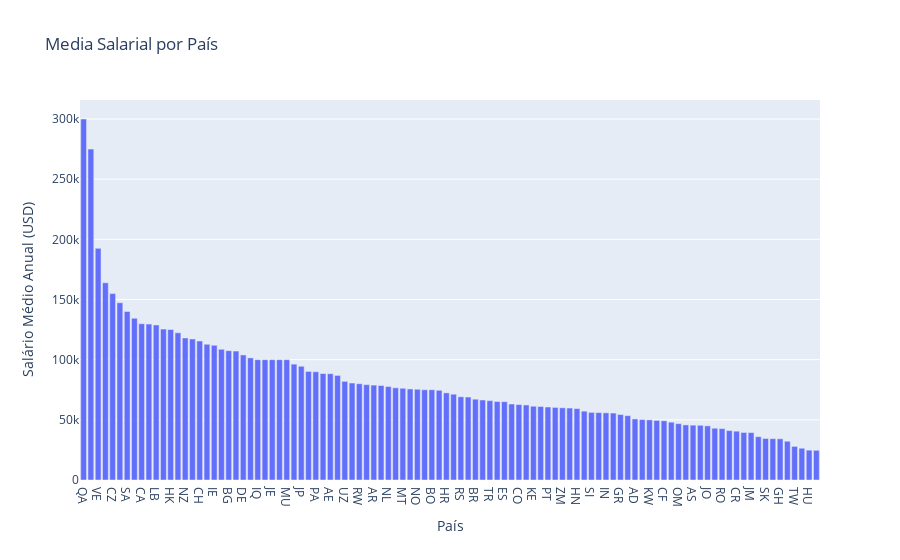

Notebook cell for this chart:
### Code cell
pais_media_salarial = df_limpo.groupby('residencia')['usd'].mean().sort_values(ascending=False).reset_index() #reset index reseta os valores e pega so o nome da coluna

figura = px.bar(pais_media_salarial, 
                x='residencia', 
                y='usd',
                title='Media Salarial por País',
                labels={'residencia': 'País', 'usd': 'Salário Médio Anual (USD)'})
figura.show()

### Figure 1 — Plotly figure (JSON) as saved in the notebook; plotly's stock layout.template omitted (floating-point values rounded to 4 significant figures)
{"data": [{"hovertemplate": "País=%{x}<br>Salário Médio Anual (USD)=%{y}<extra></extra>", "legendgroup": "", "marker": {"color": "#636efa", "pattern": {"shape": ""}}, "name": "", "orientation": "v", "showlegend": false, "textposition": "auto", "type": "bar", "x": ["QA", "CD", "VE", "US", "CZ", "IL", "SA", "PR", "CA", "AU", "LB", "CN", "HK", "SG", "NZ", "EG", "CH", "MY", "IE", "BE", "BG", "UA", "DE", "SE", "IQ", "IR", "JE", "BM", "MU", "GB", "JP", "TN", "PA", "KR", "AE", "MX", "UZ", "IT", "RW", "RU", "AR", "DK", "NL", "PL", "MT", "LS", "NO", "BA", "BO", "LU", "HR", "FR", "RS", "FI", "BR", "MD", "TR", "ZA", "ES", "CL", "CO", "ID", "KE", "MK", "PT", "AT", "ZM", "LT", "HN", "VN", "SI", "PE", "IN", "NG", "GR", "GE", "AD", "CY", "KW", "EE", "CF", "DZ", "OM", "LV", "AS", "AM", "JO", "PK", "RO", "XK", "CR", "DO", "JM", "UG", "SK", "PH", "GH", "TH", "TW", "SV", "HU", "EC"], "xaxis": "x", "y": [300000.0, 275000.0, 192500.0, 163900.0, 154900.0, 147300.0, 140000.0, 134400.0, 129900.0, 129600.0, 128800.0, 125400.0, 125000.0, 122300.0, 118100.0, 117200.0, 115500.0, 112800.0, 111900.0, 108600.0, 107500.0, 107100.0, 103900.0, 101500.0, 100000.0, 100000.0, 100000.0, 100000.0, 100000.0, 96280.0, 94510.0, 90230.0, 89980.0, 88480.0, 88330.0, 86920.0, 82000.0, 80590.0, 80000.0, 79240.0, 78860.0, 78530.0, 77660.0, 76600.0, 76230.0, 75660.0, 75400.0, 75000.0, 75000.0, 74540.0, 72410.0, 71300.0, 69150.0, 68950.0, 67160.0, 66500.0, 65940.0, 65200.0, 65100.0, 63160.0, 62670.0, 62360.0, 61290.0, 61090.0, 60660.0, 60310.0, 60000.0, 59800.0, 59330.0, 57200.0, 56170.0, 56040.0, 55820.0, 55640.0, 54410.0, 53500.0, 50740.0, 50240.0, 50000.0, 49510.0, 49220.0, 48070.0, 46850.0, 45790.0, 45560.0, 45450.0, 45000.0, 43030.0, 42700.0, 41050.0, 40570.0, 39500.0, 39400.0, 36000.0, 34500.0, 34350.0, 34250.0, 32230.0, 27920.0, 26400.0, 24820.0, 24670.0], "yaxis": "y"}], "layout": {"barmode": "relative", "legend": {"tracegroupgap": 0}, "title": {"text": "Media Salarial por País"}, "xaxis": {"anchor": "y", "domain": [0, 1], "title": {"text": "País"}}, "yaxis": {"anchor": "x", "domain": [0, 1], "title": {"text": "Salário Médio Anual (USD)"}}}}
